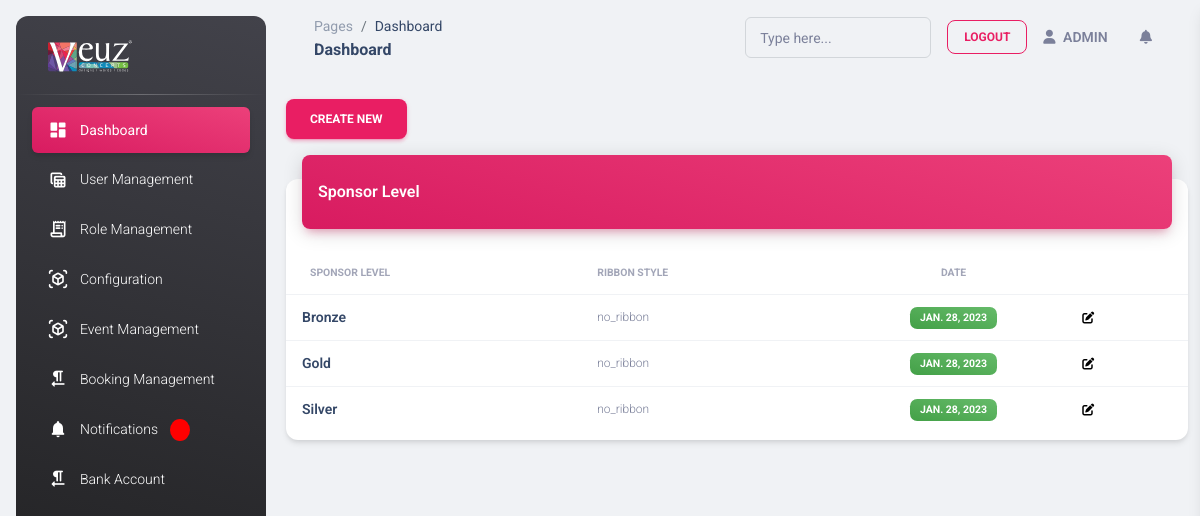
Screenshot of /sponsor_level (signed in) with the database file from the repository.
### myapp/models.py (models this page shows)
class common(models.Model):  # COMM0N
    dt = models.DateField(auto_now=True)
    tm = models.TimeField(auto_now=True)
    updated = models.DateTimeField(default=timezone.now)
    status = models.CharField(max_length=255, null=True)
    created_by = models.ForeignKey(User,on_delete=models.CASCADE,related_name="%(app_label)s_%(class)s_ownership", null=True)
    class Meta:
        abstract = True

class Sponsor_level(common):
    company_id = models.ForeignKey(company_Master,related_name='Sponsor_level_company_id',null=True,on_delete=models.CASCADE)
    sponsor_level = models.CharField(max_length=55,null=True)
    ribbon_style = models.CharField(max_length=25,null=True)

### myapp/views.py (the view)
# urls.py: path('sponsor_level',views.sponsor_level,name='sponsor_level'),
def sponsor_level(request):
    user_data = company_User.objects.get(auth_user=request.user)
    company_id = user_data.company_id.id
    data = Sponsor_level.objects.filter(company_id_id=company_id)
    context = {
        'data':data
    }
    return render(request,'sponsor_level.html',context)

### myapp/templatetags/nav.py (called while the page is built)
@register.filter(name='get_nav_name')
def get_nav_name(value,args):
    data = User.objects.get(id=value.id)
    return data.is_superuser

@register.filter(name='notification_count')
def notification_count(value,args):
    data = User.objects.get(id=value.id)
    if data.is_superuser == True:
        data = notification.objects.filter(read_status=False).count()
        return data
        pass
    return ''

### myapp/templates/sponsor_level.html (shortened to what this page needs)
{% extends 'base.html' %}
{% load static %}
{% block content %}
<a href="{% url 'create_sponsor_level' %}">
    <button type="button" class="btn btn-primary" data-toggle="modal" data-target="#exampleModal">
        Create New
      </button>
</a>
<div class="row">
    <div class="col-12">
      <div class="card my-4">
        <div class="card-header p-0 position-relative mt-n4 mx-3 z-index-2">
          <div class="bg-gradient-primary shadow-primary border-radius-lg pt-4 pb-3">
            <h6 class="text-white text-capitalize ps-3">Sponsor Level</h6>
          </div>
        </div>
        <div class="card-body px-0 pb-2">
          <div class="table-responsive p-0">
            <table class="table align-items-center mb-0">
              <thead>
                <tr>
                  <th class="text-uppercase text-secondary text-xxs font-weight-bolder opacity-7">Sponsor level</th>
                  <th class="text-uppercase text-secondary text-xxs font-weight-bolder opacity-7 ps-2">Ribbon Style</th>
                  <th class="text-center text-uppercase text-secondary text-xxs font-weight-bolder opacity-7">Date</th>
                  <th class="text-secondary opacity-7"></th>
                </tr>
              </thead>
              <tbody>
                {% for i in data %}
                <tr>
                  <td>
                    <div class="d-flex px-2 py-1">
                      <div class="d-flex flex-column justify-content-center">
                        <h6 class="mb-0 text-sm">{{i.sponsor_level}}</h6>
                      </div>
                    </div>
                  </td>
                  <td>
                    <p class="text-xs text-secondary mb-0">{{i.ribbon_style}}</p>
                  </td>
                  <td class="align-middle text-center text-sm">
                    <span class="badge badge-sm bg-gradient-success">{{i.dt}}</span>
                  </td>
                  <td class="align-middle">
                    <a href="{% url 'edit_sponsor_level' pk=i.id %}" class="text-secondary font-weight-bold text-xs" data-toggle="tooltip" data-original-title="Edit user">
                      <i style="color: black;" class="fas fa-edit"></i>
                    </a>
                  </td>
                </tr>
                {% endfor %}
              </tbody>
            </table>
          </div>
        </div>
      </div>
    </div>
  </div>
{% endblock %}

### rows the page displays
Sponsor_level: sponsor_level "Bronze", ribbon_style "no_ribbon", dt "JAN. 28, 2023"
Sponsor_level: sponsor_level "Gold", ribbon_style "no_ribbon", dt "JAN. 28, 2023"
Sponsor_level: sponsor_level "Silver", ribbon_style "no_ribbon", dt "JAN. 28, 2023"
